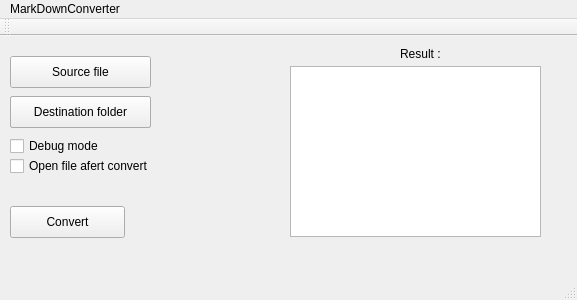
<?xml version="1.0" encoding="UTF-8"?>
<ui version="4.0">
 <class>MainWindow</class>
 <widget class="QMainWindow" name="MainWindow">
  <property name="geometry">
   <rect>
    <x>0</x>
    <y>0</y>
    <width>577</width>
    <height>300</height>
   </rect>
  </property>
  <property name="windowTitle">
   <string>MarkDownConverter</string>
  </property>
  <widget class="QWidget" name="centralWidget">
   <widget class="QPushButton" name="m_sourceFileButton">
    <property name="geometry">
     <rect>
      <x>10</x>
      <y>20</y>
      <width>141</width>
      <height>32</height>
     </rect>
    </property>
    <property name="text">
     <string>Source file</string>
    </property>
   </widget>
   <widget class="QPushButton" name="DestinationFile">
    <property name="geometry">
     <rect>
      <x>10</x>
      <y>60</y>
      <width>141</width>
      <height>32</height>
     </rect>
    </property>
    <property name="text">
     <string>Destination folder</string>
    </property>
   </widget>
   <widget class="QCheckBox" name="Debug">
    <property name="geometry">
     <rect>
      <x>10</x>
      <y>100</y>
      <width>101</width>
      <height>20</height>
     </rect>
    </property>
    <property name="text">
     <string>Debug mode</string>
    </property>
   </widget>
   <widget class="QCheckBox" name="OpenFileAfterConvert">
    <property name="geometry">
     <rect>
      <x>10</x>
      <y>120</y>
      <width>171</width>
      <height>20</height>
     </rect>
    </property>
    <property name="text">
     <string>Open file afert convert</string>
    </property>
   </widget>
   <widget class="QPlainTextEdit" name="ResultText">
    <property name="geometry">
     <rect>
      <x>290</x>
      <y>30</y>
      <width>251</width>
      <height>171</height>
     </rect>
    </property>
    <property name="readOnly">
     <bool>true</bool>
    </property>
    <property name="plainText">
     <string/>
    </property>
   </widget>
   <widget class="QLabel" name="label">
    <property name="geometry">
     <rect>
      <x>400</x>
      <y>10</y>
      <width>59</width>
      <height>16</height>
     </rect>
    </property>
    <property name="text">
     <string>Result :</string>
    </property>
   </widget>
   <widget class="QPushButton" name="Convert">
    <property name="geometry">
     <rect>
      <x>10</x>
      <y>170</y>
      <width>115</width>
      <height>32</height>
     </rect>
    </property>
    <property name="text">
     <string>Convert</string>
    </property>
   </widget>
   <widget class="QPushButton" name="DestinationFile_2">
    <property name="geometry">
     <rect>
      <x>10</x>
      <y>60</y>
      <width>141</width>
      <height>32</height>
     </rect>
    </property>
    <property name="text">
     <string>Destination folder</string>
    </property>
   </widget>
   <widget class="QPushButton" name="DestinationFile_3">
    <property name="geometry">
     <rect>
      <x>10</x>
      <y>60</y>
      <width>141</width>
      <height>32</height>
     </rect>
    </property>
    <property name="text">
     <string>Destination folder</string>
    </property>
   </widget>
  </widget>
  <widget class="QMenuBar" name="menuBar">
   <property name="geometry">
    <rect>
     <x>0</x>
     <y>0</y>
     <width>577</width>
     <height>22</height>
    </rect>
   </property>
   <widget class="QMenu" name="menuMarkDownConverter">
    <property name="title">
     <string>MarkDownConverter</string>
    </property>
   </widget>
   <addaction name="menuMarkDownConverter"/>
  </widget>
  <widget class="QToolBar" name="mainToolBar">
   <attribute name="toolBarArea">
    <enum>TopToolBarArea</enum>
   </attribute>
   <attribute name="toolBarBreak">
    <bool>false</bool>
   </attribute>
  </widget>
  <widget class="QStatusBar" name="statusBar"/>
 </widget>
 <layoutdefault spacing="6" margin="11"/>
 <resources/>
 <connections/>
</ui>
